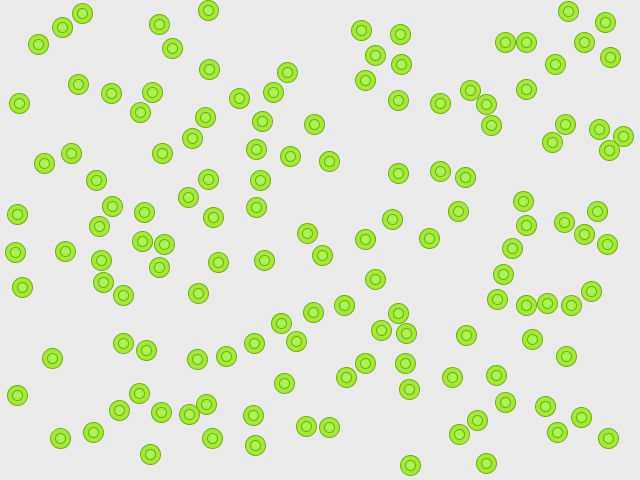
Frame 1 (no input)
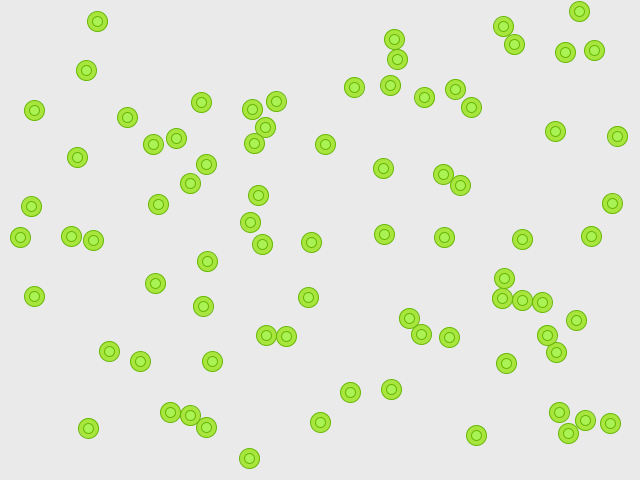
Frame 60 (the mouse pressed at the canvas centre just before this capture)
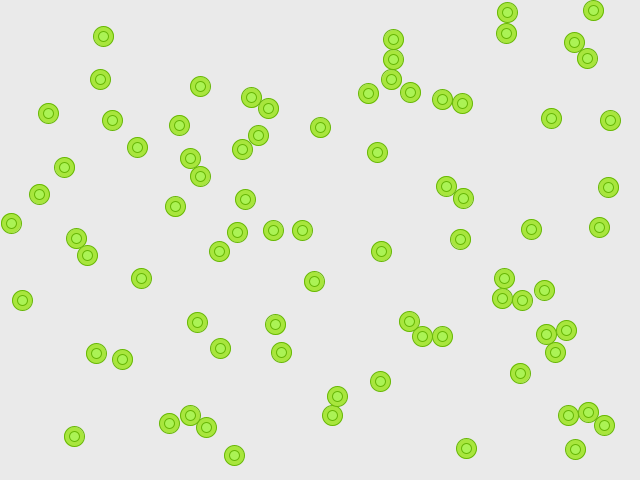
Frame 120 (the mouse held since frame 60 and released just before this capture)

The Processing sketch that drew these frames (run headless with seeded random() and noise(); from frame 60 on, the mouse is pressed at the canvas centre):

// Processing sketch: processing_7972
// ── processing_7972.pde

//Cell[] cell = new Cell[](); 
ArrayList cells = new ArrayList();


void setup() 
{
  size(640, 480);
  for(int n=0; n<140;n++){
    cells.add(new Cell());
  }

}

void draw() { 
  background(234);
  
  stroke(#67b706);
  //noLoop();
  if(mouseX<width/2){
    if(cells.size()>1){
      if(random(0,320)>mouseX){
        cells.remove((int)random(cells.size()-1));
      }
    }
  }else{
    if(cells.size()<350){
      if(random(321,640)<mouseX){
        cells.add(new Cell());
      }
    }
  }


  for(int n=0;n<cells.size();n++){
    ((Cell)cells.get(n)).drawCell();
    ((Cell)cells.get(n)).updateCell(n);
  }



} 

class Cell { 
  float ypos, xpos, newXpos, newYpos;
  ; 
  private float angle = random(PI*2);
  float r = 10;

  public Cell () {
    
    boolean go=true;
    boolean touching = false;
    while(go){
       ypos = random(0+r,height-r); 
       xpos = random(0+r,width-r); 
       touching=false;
       for(int n=0;n<cells.size();n++){
           if(((Cell)cells.get(n)).touching(xpos,ypos)){
             touching = true;
            }
             
       }
       if(touching==false){
         go=false;
       }
      
    }
    
   
  }
  void drawCell(){
    fill(#a8e63d);
    ellipse(xpos,ypos,2*r,2*r);
    fill(#abf355);
    ellipse(xpos,ypos,r,r);
  } 

  boolean touching(float newXpos, float newYpos){
    if(dist(xpos,ypos,newXpos,newYpos)<2*r){
      return true;
    }
    else{
      return false;
    } 
  }

  void updateCell(int sel){
    boolean touching=false;
    angle+=random(-0.3,0.3);
    newXpos= xpos +(0.3*cos(angle));
    newYpos= ypos+(0.3*sin(angle));

    for(int n=0;n<cells.size();n++){
      if(n!=sel){
        if(((Cell)cells.get(n)).touching(newXpos,newYpos)){
          touching = true;
        }
      }
    }
    if(touching==false){
      xpos=newXpos;
     ypos=newYpos; 
    }else{
      touching=false;
    }

    if(xpos<r){
      xpos=r;
    }else if (xpos>width-r){
      xpos=width-r;
    }
    if(ypos<r){
      ypos=r;
    }else if(ypos>height-r){
      ypos=height-r;
    }



  }

}
